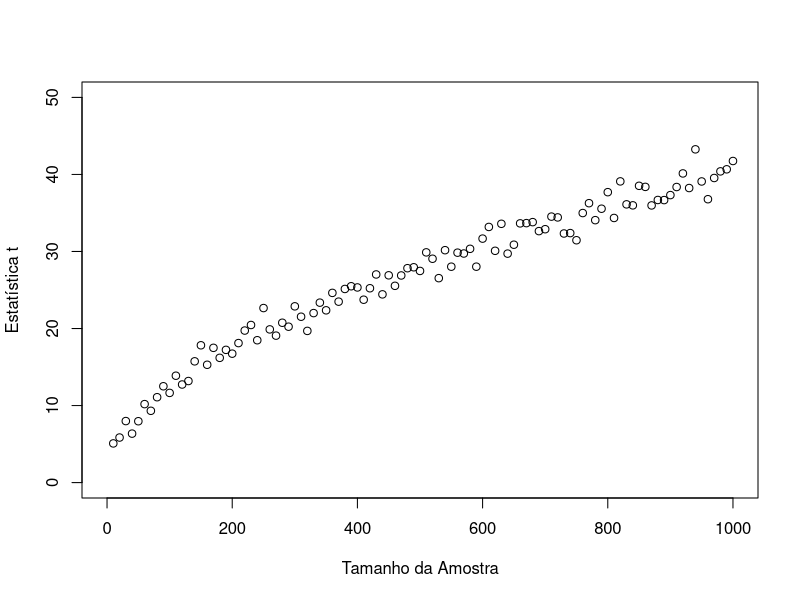

R code for this plot:
max.n <- 1000

amostra.a <- rnorm(10,10,1)
amostra.b <- rnorm(10,6,3)
teste <- t.test(amostra.a, amostra.b)
plot(10,teste$statistic, xlim = c(0,max.n), ylim = c(0,max.n/20)
     , xlab = "Tamanho da Amostra", ylab = "Estatística t")

for (i in seq(20, max.n, by=10)) {
  amostra.a <- rnorm(i,10,1)
  amostra.b <- rnorm(i,6,3)
  teste <- t.test(amostra.a, amostra.b)
  y <- teste$statistic
  points(i,y)
}
